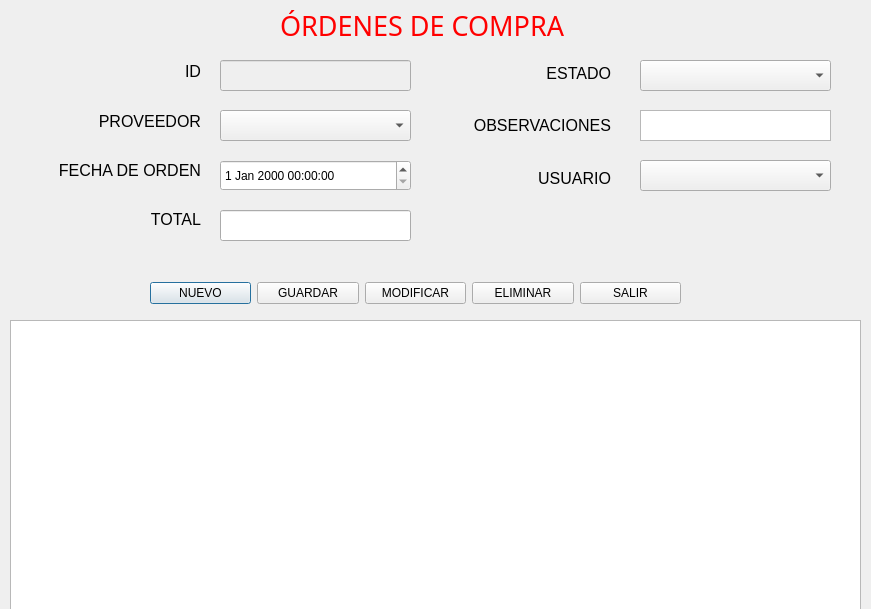
<?xml version="1.0" encoding="UTF-8"?>
<ui version="4.0">
 <class>Ordenescompra</class>
 <widget class="QDialog" name="Ordenescompra">
  <property name="geometry">
   <rect>
    <x>0</x>
    <y>0</y>
    <width>871</width>
    <height>609</height>
   </rect>
  </property>
  <property name="windowTitle">
   <string>Órdenes de Compra</string>
  </property>
  <widget class="QLineEdit" name="txtID">
   <property name="enabled">
    <bool>false</bool>
   </property>
   <property name="geometry">
    <rect>
     <x>220</x>
     <y>60</y>
     <width>191</width>
     <height>31</height>
    </rect>
   </property>
  </widget>
  <widget class="QComboBox" name="cbProveedor">
   <property name="geometry">
    <rect>
     <x>220</x>
     <y>110</y>
     <width>191</width>
     <height>31</height>
    </rect>
   </property>
  </widget>
  <widget class="QWidget" name="layoutWidget_2">
   <property name="geometry">
    <rect>
     <x>150</x>
     <y>280</y>
     <width>531</width>
     <height>26</height>
    </rect>
   </property>
   <layout class="QHBoxLayout" name="horizontalLayout">
    <item>
     <widget class="QPushButton" name="btnNuevo">
      <property name="text">
       <string>NUEVO</string>
      </property>
      <property name="icon">
       <iconset theme="QIcon::ThemeIcon::FolderNew"/>
      </property>
     </widget>
    </item>
    <item>
     <widget class="QPushButton" name="btnGuardar">
      <property name="text">
       <string>GUARDAR</string>
      </property>
      <property name="icon">
       <iconset theme="QIcon::ThemeIcon::DocumentSave"/>
      </property>
     </widget>
    </item>
    <item>
     <widget class="QPushButton" name="btnModificar">
      <property name="text">
       <string>MODIFICAR</string>
      </property>
      <property name="icon">
       <iconset theme="QIcon::ThemeIcon::MailMessageNew"/>
      </property>
     </widget>
    </item>
    <item>
     <widget class="QPushButton" name="btnEliminar">
      <property name="text">
       <string>ELIMINAR</string>
      </property>
      <property name="icon">
       <iconset theme="QIcon::ThemeIcon::ApplicationExit"/>
      </property>
     </widget>
    </item>
    <item>
     <widget class="QPushButton" name="btnSalir">
      <property name="text">
       <string>SALIR</string>
      </property>
      <property name="icon">
       <iconset theme="QIcon::ThemeIcon::SystemLogOut"/>
      </property>
     </widget>
    </item>
   </layout>
  </widget>
  <widget class="QWidget" name="layoutWidget">
   <property name="geometry">
    <rect>
     <x>10</x>
     <y>50</y>
     <width>191</width>
     <height>191</height>
    </rect>
   </property>
   <layout class="QVBoxLayout" name="_2">
    <item>
     <widget class="QLabel" name="labelID">
      <property name="font">
       <font>
        <family>Segoe UI</family>
        <pointsize>12</pointsize>
       </font>
      </property>
      <property name="text">
       <string>ID</string>
      </property>
      <property name="alignment">
       <set>Qt::AlignmentFlag::AlignRight|Qt::AlignmentFlag::AlignTrailing|Qt::AlignmentFlag::AlignVCenter</set>
      </property>
     </widget>
    </item>
    <item>
     <widget class="QLabel" name="labelProveedor">
      <property name="font">
       <font>
        <family>Segoe UI</family>
        <pointsize>12</pointsize>
       </font>
      </property>
      <property name="text">
       <string>PROVEEDOR</string>
      </property>
      <property name="alignment">
       <set>Qt::AlignmentFlag::AlignRight|Qt::AlignmentFlag::AlignTrailing|Qt::AlignmentFlag::AlignVCenter</set>
      </property>
     </widget>
    </item>
    <item>
     <widget class="QLabel" name="labelFechaOrden">
      <property name="font">
       <font>
        <pointsize>12</pointsize>
       </font>
      </property>
      <property name="text">
       <string>FECHA DE ORDEN</string>
      </property>
      <property name="alignment">
       <set>Qt::AlignmentFlag::AlignRight|Qt::AlignmentFlag::AlignTrailing|Qt::AlignmentFlag::AlignVCenter</set>
      </property>
     </widget>
    </item>
    <item>
     <widget class="QLabel" name="labelTotal">
      <property name="font">
       <font>
        <pointsize>12</pointsize>
       </font>
      </property>
      <property name="text">
       <string>TOTAL</string>
      </property>
      <property name="alignment">
       <set>Qt::AlignmentFlag::AlignRight|Qt::AlignmentFlag::AlignTrailing|Qt::AlignmentFlag::AlignVCenter</set>
      </property>
     </widget>
    </item>
   </layout>
  </widget>
  <widget class="QWidget" name="layoutWidget_3">
   <property name="geometry">
    <rect>
     <x>430</x>
     <y>50</y>
     <width>181</width>
     <height>151</height>
    </rect>
   </property>
   <layout class="QVBoxLayout" name="_3">
    <item>
     <widget class="QLabel" name="labelEstado">
      <property name="font">
       <font>
        <pointsize>12</pointsize>
       </font>
      </property>
      <property name="text">
       <string>ESTADO</string>
      </property>
      <property name="alignment">
       <set>Qt::AlignmentFlag::AlignRight|Qt::AlignmentFlag::AlignTrailing|Qt::AlignmentFlag::AlignVCenter</set>
      </property>
     </widget>
    </item>
    <item>
     <widget class="QLabel" name="labelObservaciones">
      <property name="font">
       <font>
        <family>Segoe UI</family>
        <pointsize>12</pointsize>
       </font>
      </property>
      <property name="text">
       <string>OBSERVACIONES</string>
      </property>
      <property name="alignment">
       <set>Qt::AlignmentFlag::AlignRight|Qt::AlignmentFlag::AlignTrailing|Qt::AlignmentFlag::AlignVCenter</set>
      </property>
     </widget>
    </item>
    <item>
     <widget class="QLabel" name="labelUsuario">
      <property name="font">
       <font>
        <family>Segoe UI</family>
        <pointsize>12</pointsize>
       </font>
      </property>
      <property name="text">
       <string>USUARIO</string>
      </property>
      <property name="alignment">
       <set>Qt::AlignmentFlag::AlignRight|Qt::AlignmentFlag::AlignTrailing|Qt::AlignmentFlag::AlignVCenter</set>
      </property>
     </widget>
    </item>
   </layout>
  </widget>
  <widget class="QTableView" name="tablaOrdenesCompra">
   <property name="geometry">
    <rect>
     <x>10</x>
     <y>320</y>
     <width>851</width>
     <height>291</height>
    </rect>
   </property>
  </widget>
  <widget class="QLabel" name="label">
   <property name="geometry">
    <rect>
     <x>280</x>
     <y>10</y>
     <width>311</width>
     <height>31</height>
    </rect>
   </property>
   <property name="font">
    <font>
     <family>MV Boli</family>
     <pointsize>20</pointsize>
     <underline>false</underline>
    </font>
   </property>
   <property name="styleSheet">
    <string notr="true">color: rgb(255, 0, 0);</string>
   </property>
   <property name="text">
    <string>ÓRDENES DE COMPRA</string>
   </property>
   <property name="textFormat">
    <enum>Qt::TextFormat::AutoText</enum>
   </property>
  </widget>
  <widget class="QLineEdit" name="txtTotal">
   <property name="geometry">
    <rect>
     <x>220</x>
     <y>210</y>
     <width>191</width>
     <height>31</height>
    </rect>
   </property>
  </widget>
  <widget class="QDateTimeEdit" name="dtFechaOrden">
   <property name="geometry">
    <rect>
     <x>220</x>
     <y>160</y>
     <width>191</width>
     <height>31</height>
    </rect>
   </property>
  </widget>
  <widget class="QComboBox" name="cbEstado">
   <property name="geometry">
    <rect>
     <x>640</x>
     <y>60</y>
     <width>191</width>
     <height>31</height>
    </rect>
   </property>
  </widget>
  <widget class="QTextEdit" name="txtObservaciones">
   <property name="geometry">
    <rect>
     <x>640</x>
     <y>110</y>
     <width>191</width>
     <height>31</height>
    </rect>
   </property>
  </widget>
  <widget class="QComboBox" name="cbUsuario">
   <property name="geometry">
    <rect>
     <x>640</x>
     <y>160</y>
     <width>191</width>
     <height>31</height>
    </rect>
   </property>
  </widget>
 </widget>
 <resources/>
 <connections/>
</ui>
